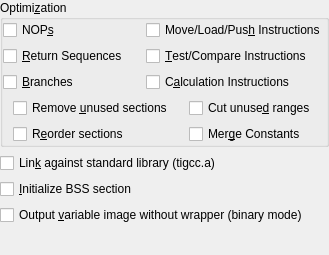
     <widget class="QWidget" name="tabPage3" >
      <attribute name="title" >
       <string>&amp;Linking</string>
      </attribute>
      <layout class="QVBoxLayout" >
       <property name="leftMargin" >
        <number>0</number>
       </property>
       <property name="topMargin" >
        <number>0</number>
       </property>
       <property name="rightMargin" >
        <number>0</number>
       </property>
       <property name="bottomMargin" >
        <number>0</number>
       </property>
       <item>
        <widget class="QGroupBox" name="buttonGroup3" >
         <property name="title" >
          <string>Optimi&amp;zation</string>
         </property>
         <layout class="QVBoxLayout" >
          <property name="leftMargin" >
           <number>0</number>
          </property>
          <property name="topMargin" >
           <number>0</number>
          </property>
          <property name="rightMargin" >
           <number>0</number>
          </property>
          <property name="bottomMargin" >
           <number>0</number>
          </property>
          <item>
           <layout class="QHBoxLayout" >
            <property name="leftMargin" >
             <number>0</number>
            </property>
            <property name="topMargin" >
             <number>0</number>
            </property>
            <property name="rightMargin" >
             <number>0</number>
            </property>
            <property name="bottomMargin" >
             <number>0</number>
            </property>
            <item>
             <layout class="QVBoxLayout" >
              <property name="leftMargin" >
               <number>0</number>
              </property>
              <property name="topMargin" >
               <number>0</number>
              </property>
              <property name="rightMargin" >
               <number>0</number>
              </property>
              <property name="bottomMargin" >
               <number>0</number>
              </property>
              <item>
               <widget class="QCheckBox" name="NOPs" >
                <property name="sizePolicy" >
                 <sizepolicy vsizetype="Minimum" hsizetype="Minimum" >
                  <horstretch>0</horstretch>
                  <verstretch>0</verstretch>
                 </sizepolicy>
                </property>
                <property name="text" >
                 <string>NOP&amp;s</string>
                </property>
                <property name="shortcut" >
                 <string>Alt+S</string>
                </property>
               </widget>
              </item>
              <item>
               <widget class="QCheckBox" name="ReturnSequences" >
                <property name="sizePolicy" >
                 <sizepolicy vsizetype="Minimum" hsizetype="Minimum" >
                  <horstretch>0</horstretch>
                  <verstretch>0</verstretch>
                 </sizepolicy>
                </property>
                <property name="text" >
                 <string>&amp;Return Sequences</string>
                </property>
                <property name="shortcut" >
                 <string>Alt+R</string>
                </property>
               </widget>
              </item>
              <item>
               <widget class="QCheckBox" name="Branches" >
                <property name="sizePolicy" >
                 <sizepolicy vsizetype="Minimum" hsizetype="Minimum" >
                  <horstretch>0</horstretch>
                  <verstretch>0</verstretch>
                 </sizepolicy>
                </property>
                <property name="text" >
                 <string>&amp;Branches</string>
                </property>
                <property name="shortcut" >
                 <string>Alt+B</string>
                </property>
               </widget>
              </item>
             </layout>
            </item>
            <item>
             <layout class="QVBoxLayout" >
              <property name="leftMargin" >
               <number>0</number>
              </property>
              <property name="topMargin" >
               <number>0</number>
              </property>
              <property name="rightMargin" >
               <number>0</number>
              </property>
              <property name="bottomMargin" >
               <number>0</number>
              </property>
              <item>
               <widget class="QCheckBox" name="MoveLoadPushInstructions" >
                <property name="sizePolicy" >
                 <sizepolicy vsizetype="Minimum" hsizetype="Minimum" >
                  <horstretch>0</horstretch>
                  <verstretch>0</verstretch>
                 </sizepolicy>
                </property>
                <property name="text" >
                 <string>Move/Load/Pus&amp;h Instructions</string>
                </property>
                <property name="shortcut" >
                 <string>Alt+H</string>
                </property>
               </widget>
              </item>
              <item>
               <widget class="QCheckBox" name="TestCompareInstructions" >
                <property name="sizePolicy" >
                 <sizepolicy vsizetype="Minimum" hsizetype="Minimum" >
                  <horstretch>0</horstretch>
                  <verstretch>0</verstretch>
                 </sizepolicy>
                </property>
                <property name="text" >
                 <string>&amp;Test/Compare Instructions</string>
                </property>
                <property name="shortcut" >
                 <string>Alt+T</string>
                </property>
               </widget>
              </item>
              <item>
               <widget class="QCheckBox" name="CalculationInstructions" >
                <property name="sizePolicy" >
                 <sizepolicy vsizetype="Minimum" hsizetype="Minimum" >
                  <horstretch>0</horstretch>
                  <verstretch>0</verstretch>
                 </sizepolicy>
                </property>
                <property name="text" >
                 <string>C&amp;alculation Instructions</string>
                </property>
                <property name="shortcut" >
                 <string>Alt+A</string>
                </property>
               </widget>
              </item>
             </layout>
            </item>
           </layout>
          </item>
          <item>
           <layout class="QHBoxLayout" >
            <property name="leftMargin" >
             <number>0</number>
            </property>
            <property name="topMargin" >
             <number>0</number>
            </property>
            <property name="rightMargin" >
             <number>0</number>
            </property>
            <property name="bottomMargin" >
             <number>0</number>
            </property>
            <item>
             <spacer>
              <property name="orientation" >
               <enum>Qt::Horizontal</enum>
              </property>
              <property name="sizeType" >
               <enum>QSizePolicy::Preferred</enum>
              </property>
              <property name="sizeHint" >
               <size>
                <width>10</width>
                <height>20</height>
               </size>
              </property>
             </spacer>
            </item>
            <item>
             <layout class="QVBoxLayout" >
              <property name="leftMargin" >
               <number>0</number>
              </property>
              <property name="topMargin" >
               <number>0</number>
              </property>
              <property name="rightMargin" >
               <number>0</number>
              </property>
              <property name="bottomMargin" >
               <number>0</number>
              </property>
              <item>
               <widget class="QCheckBox" name="RemoveUnusedSections" >
                <property name="enabled" >
                 <bool>true</bool>
                </property>
                <property name="sizePolicy" >
                 <sizepolicy vsizetype="Minimum" hsizetype="Minimum" >
                  <horstretch>0</horstretch>
                  <verstretch>0</verstretch>
                 </sizepolicy>
                </property>
                <property name="text" >
                 <string>Remove &amp;unused sections</string>
                </property>
                <property name="shortcut" >
                 <string>Alt+U</string>
                </property>
               </widget>
              </item>
              <item>
               <widget class="QCheckBox" name="ReorderSections" >
                <property name="sizePolicy" >
                 <sizepolicy vsizetype="Minimum" hsizetype="Minimum" >
                  <horstretch>0</horstretch>
                  <verstretch>0</verstretch>
                 </sizepolicy>
                </property>
                <property name="text" >
                 <string>R&amp;eorder sections</string>
                </property>
                <property name="shortcut" >
                 <string>Alt+E</string>
                </property>
               </widget>
              </item>
             </layout>
            </item>
            <item>
             <spacer>
              <property name="orientation" >
               <enum>Qt::Horizontal</enum>
              </property>
              <property name="sizeType" >
               <enum>QSizePolicy::Preferred</enum>
              </property>
              <property name="sizeHint" >
               <size>
                <width>10</width>
                <height>20</height>
               </size>
              </property>
             </spacer>
            </item>
            <item>
             <layout class="QVBoxLayout" >
              <property name="leftMargin" >
               <number>0</number>
              </property>
              <property name="topMargin" >
               <number>0</number>
              </property>
              <property name="rightMargin" >
               <number>0</number>
              </property>
              <property name="bottomMargin" >
               <number>0</number>
              </property>
              <item>
               <widget class="QCheckBox" name="CutUnusedRanges" >
                <property name="sizePolicy" >
                 <sizepolicy vsizetype="Minimum" hsizetype="Minimum" >
                  <horstretch>0</horstretch>
                  <verstretch>0</verstretch>
                 </sizepolicy>
                </property>
                <property name="text" >
                 <string>Cut unuse&amp;d ranges</string>
                </property>
                <property name="shortcut" >
                 <string>Alt+D</string>
                </property>
               </widget>
              </item>
              <item>
               <widget class="QCheckBox" name="MergeConstants" >
                <property name="sizePolicy" >
                 <sizepolicy vsizetype="Minimum" hsizetype="Minimum" >
                  <horstretch>0</horstretch>
                  <verstretch>0</verstretch>
                 </sizepolicy>
                </property>
                <property name="text" >
                 <string>Mer&amp;ge Constants</string>
                </property>
                <property name="shortcut" >
                 <string>Alt+G</string>
                </property>
               </widget>
              </item>
             </layout>
            </item>
            <item>
             <spacer>
              <property name="orientation" >
               <enum>Qt::Horizontal</enum>
              </property>
              <property name="sizeType" >
               <enum>QSizePolicy::Preferred</enum>
              </property>
              <property name="sizeHint" >
               <size>
                <width>10</width>
                <height>20</height>
               </size>
              </property>
             </spacer>
            </item>
           </layout>
          </item>
         </layout>
        </widget>
       </item>
       <item>
        <widget class="QCheckBox" name="LinkAgainstStandardLibrary" >
         <property name="sizePolicy" >
          <sizepolicy vsizetype="Minimum" hsizetype="Preferred" >
           <horstretch>0</horstretch>
           <verstretch>0</verstretch>
          </sizepolicy>
         </property>
         <property name="text" >
          <string>Lin&amp;k against standard library (tigcc.a)</string>
         </property>
         <property name="shortcut" >
          <string>Alt+K</string>
         </property>
        </widget>
       </item>
       <item>
        <widget class="QCheckBox" name="InitializeBSSSection" >
         <property name="sizePolicy" >
          <sizepolicy vsizetype="Minimum" hsizetype="Preferred" >
           <horstretch>0</horstretch>
           <verstretch>0</verstretch>
          </sizepolicy>
         </property>
         <property name="text" >
          <string>&amp;Initialize BSS section</string>
         </property>
         <property name="shortcut" >
          <string>Alt+I</string>
         </property>
        </widget>
       </item>
       <item>
        <widget class="QCheckBox" name="OutputVariableImageWithoutWrapper" >
         <property name="sizePolicy" >
          <sizepolicy vsizetype="Minimum" hsizetype="Preferred" >
           <horstretch>0</horstretch>
           <verstretch>0</verstretch>
          </sizepolicy>
         </property>
         <property name="text" >
          <string>Output &amp;variable image without wrapper (binary mode)</string>
         </property>
         <property name="shortcut" >
          <string>Alt+V</string>
         </property>
        </widget>
       </item>
       <item>
        <spacer>
         <property name="orientation" >
          <enum>Qt::Vertical</enum>
         </property>
         <property name="sizeType" >
          <enum>QSizePolicy::Expanding</enum>
         </property>
         <property name="sizeHint" >
          <size>
           <width>20</width>
           <height>30</height>
          </size>
         </property>
        </spacer>
       </item>
      </layout>
     </widget>
